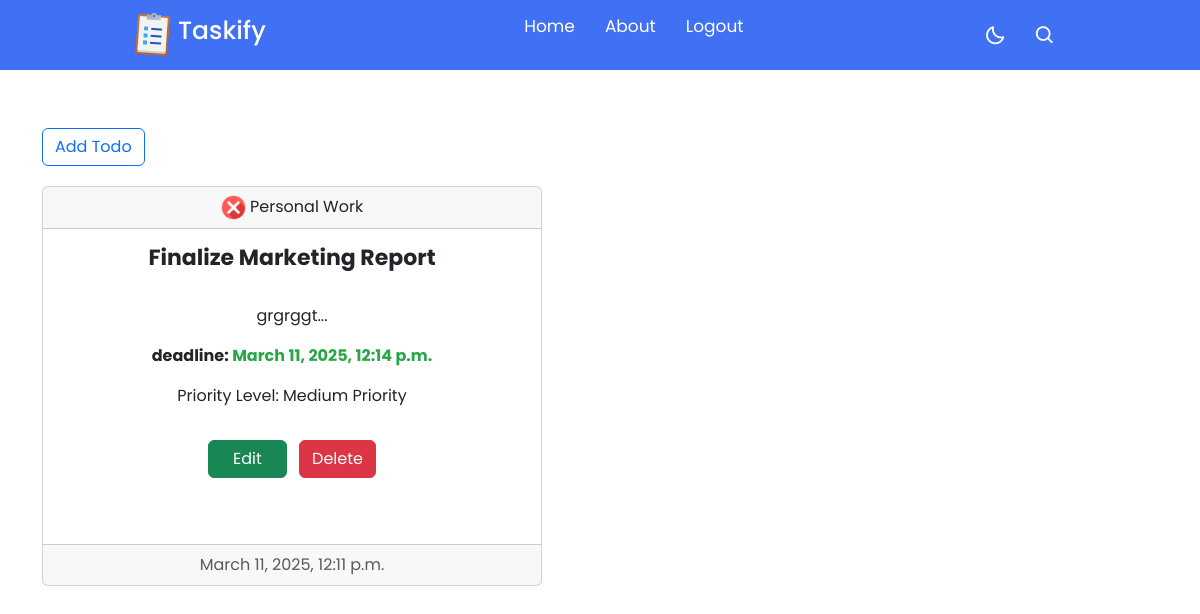
The app's page /accounts/ (signed in), older data.
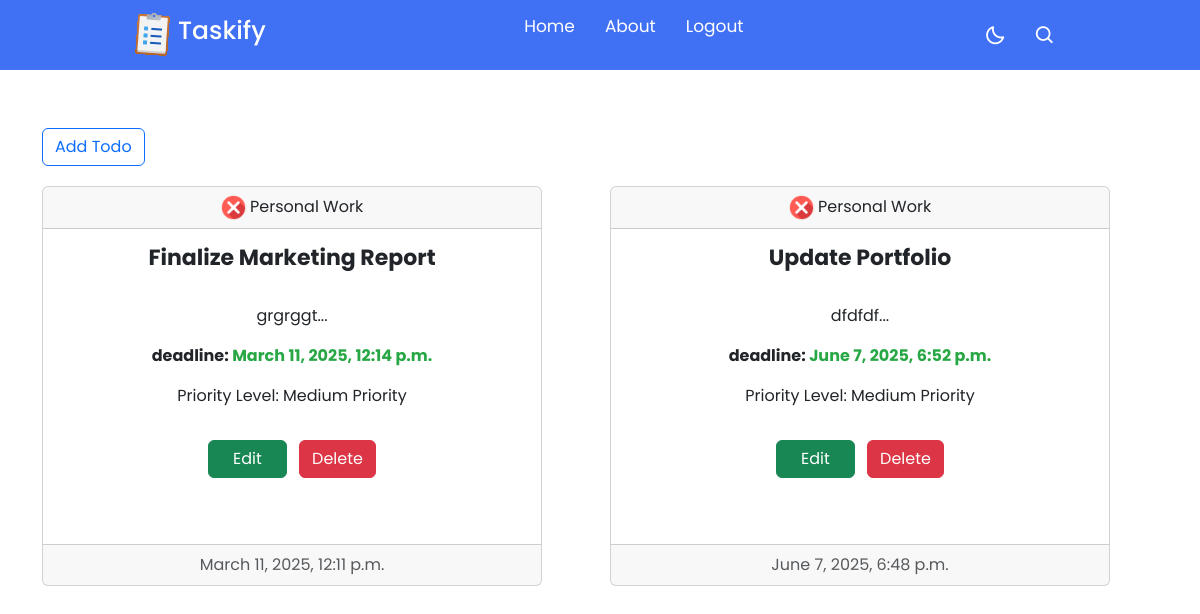
The same page, newer data.
### account/models.py (models this page shows, shortened)
class Todo_table(BaseModel):
    category_list=[
          ('Personal Work','Personal Work'),
          ('Office Work','Office Work'),
          ( 'Creative Work','Creative Work'),
          ( 'Meetings & Appointments','Meetings & Appointments'),
          ( 'Health & Wellness','Health & Wellness'),
          ('Miscellaneous','Miscellaneous'),
    ]
    Priority_list=[('Low Priority','Non-Urgent'),('Medium Priority','Standard'),('High Priority','Urgent')]
    user_id=models.ForeignKey(User,on_delete=models.CASCADE,related_name="user_id")
    title=models.CharField(max_length=100)
    description=models.TextField(max_length=300)
    category=models.CharField(max_length=50,choices=category_list,default=category_list[0])
    deadline = models.DateTimeField()
    is_completed = models.BooleanField(default=False)
    priority_level=models.CharField(max_length=50,choices=Priority_list,default=Priority_list[1])
    alternative_refernce=models.EmailField(blank=True,null=True)

### account/views.py (the view)
# urls.py: path("",home,name="home"),
def home(request):
    if request.user.is_authenticated:
      user_todo=Todo_table.objects.filter(user_id=request.user).values()
      todo_list=list(user_todo)
      return render(request,"account/home.html",context={'todo_list':todo_list})
    return redirect('login')

### templates/account/home.html (shortened to what this page needs)
{% extends "base/base.html" %}
{% block style %}
<link rel="stylesheet" href="/static/home.css">
    <link href="https://cdnjs.cloudflare.com/ajax/libs/font-awesome/6.0.0-beta3/css/all.min.css" rel="stylesheet">
{% endblock %}
{% block container %}
<nav >
    <div class="nav-bar">
        <span class="logo navLogo"><img src="/static/loading.gif" alt=""><a href="#">Taskify</a></span>
        <div class="menu">
            <ul class="nav-links">
                <li><a href="#">Home</a></li>
                <li><a href="#">About</a></li>
                <li><a href="{% url 'logout'%}">Logout</a></li>
            </ul>
        </div>
        <div class="darkLight-searchBox">
            <div class="dark-light">
                <i class='bx bx-moon moon'></i>
            </div>
            <div class="searchBox">
               <div class="searchToggle">
                <i class='bx bx-search search'></i>
               </div>
            </div>
        </div>
    </div>
</nav>
<div style="margin-top:80px; padding-bottom:20px;" ><button class="btn btn-outline-primary mt-5"><a href="{% url 'create' %}" class="text-decoration-none button-todo">Add Todo</a></button></div>
 <div class="card_main">
    {% for todo in todo_list %}
{% include 'account/slider.html' %}
{% endfor %}
 </div>
{% endblock %}

### templates/account/slider.html
<div class="card text-center   dark" style="width: 500px; height: 400px">
  <div class="card-header ">
     <span class="" style="">{% if todo.is_completed %}
      <i ><img src="/static/check-mark.png" alt="" style="width:25px; height:25px;"></i>
        {% else %}
        <i ><img src="/static/cross.png" alt="" style="width:25px; height:25px;"></i>
      {% endif %}</span>
      {{todo.category}}
    </div>
    <div class="card-body">
      <h5 class="card-title task-title">{{todo.title}}</h5>
      <br>
      <div class="d-flex flex-column  mb-3">
        <p class="card-text text-left">{{todo.description }}...</p>
       <p class="text-left" style=" font-weight:bold;"> deadline: <span class="deadline-green">{{todo.deadline}}</span> </p>
       <p class="text-left">Priority Level: {{todo.priority_level}}</p>
      </div>
      {% include 'account/button.html' %}
    </div>
    <div class="card-footer text-muted">
      {{todo.created_at}}
    </div>
    </div>

### templates/account/button.html
<ul class="list-inline m-0">
    <li class="list-inline-item">
        <button class="btn btn-success btn-md px-4 rounded-sm" type="button" data-toggle="tooltip" data-placement="top" title="Edit">
            <a href="{% url 'edit' todo.uid %}"  style="text-decoration: none; color: inherit;">Edit</a>
        </button>
    </li>
    <li class="list-inline-item">
        <button type="button" class="btn btn-danger btn-md rounded-sm uid" data-bs-toggle="modal" data-bs-target="#deleteModal" data-toggle="tooltip" data-placement="top" title="Delete" data-uid="{{ todo.uid }}">
            Delete
        </button>
    </li>
</ul>

Row changes from the older to the newer data that the page shows:
added Todo_table: is_completed False (drawn), category "Personal Work", title "Update Portfolio", description "dfdfdf", deadline "June 7, 2025, 6:52 p.m.", priority_level "Medium Priority", created_at "June 7, 2025, 6:48 p.m."
